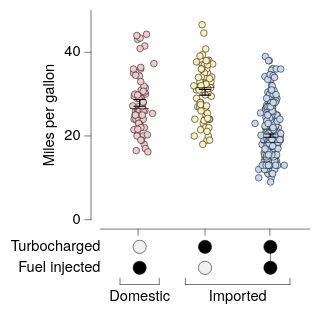

The specification (Vega-Lite) saved for this image:
### Vega-Lite specification from a JSON file in a GitHub repository (floating-point values rounded to 4 significant figures; data arrays with more than 128 entries replaced by an {"elided": "..."} marker saying what was removed)
{"background": null, "config": {"arc": {"fill": "#DBDBDB", "fillOpacity": 1.0, "innerRadius": 25.0, "padAngle": 0.03, "stroke": "black", "strokeOpacity": 1, "strokeWidth": 0.25}, "area": {"fill": "#DBDBDB", "fillOpacity": 1.0, "stroke": "black", "strokeOpacity": 1, "strokeWidth": 0.25}, "axis": {"domain": true, "domainCap": "round", "domainColor": "black", "domainWidth": 0.25, "grid": false, "gridCap": "round", "gridColor": "#F1F1F1", "gridDash": [0, 0], "gridOpacity": 1.0, "gridWidth": 0.25, "labelColor": "black", "labelFont": "HelveticaNeue", "labelFontSize": 7, "labelFontStyle": "normal", "labelFontWeight": 400, "offset": 4.5, "ticks": true, "tickCap": "round", "tickColor": "black", "tickSize": 3, "tickWidth": 0.25, "titleColor": "black", "titleFont": "HelveticaNeue", "titleFontSize": 7, "titleFontStyle": "normal", "titleFontWeight": 400}, "axisX": {"domain": true, "labelAlign": "center", "labelAngle": 0, "labels": true, "ticks": true, "translate": 0}, "axisY": {"domain": true, "labelAlign": "right", "labelAngle": 0, "labels": true, "ticks": true, "translate": 0}, "axisRight": {"domain": true, "labelAlign": "left", "labelAngle": 0, "labels": true, "ticks": true, "translate": 0}, "axisTop": {"domain": true, "labelAlign": "center", "labelAngle": 0, "labels": true, "ticks": true, "translate": 0}, "bar": {"fill": "#DBDBDB", "fillOpacity": 1.0, "stroke": "black", "strokeOpacity": 1, "strokeWidth": 0.25}, "boxplot": {"size": 9.0, "ticks": {"cornerRadius": 0.25, "fill": "black", "size": 4.5, "thickness": 0.25}, "box": {"fillOpacity": 1.0, "stroke": "black", "strokeOpacity": 1, "strokeWidth": 0.25}, "median": {"fill": "black", "fillOpacity": 1.0, "size": 9.0, "thickness": 0.25}, "rule": {"fill": "black", "fillOpacity": 1.0, "size": 10.0, "stroke": "black", "strokeDash": [0, 0], "strokeOpacity": 1, "strokeWidth": 0.25}, "outliers": {"color": "black", "fill": "black", "fillOpacity": 1.0, "size": 0, "stroke": "black", "strokeOpacity": 1, "strokeWidth": 0.25}}, "circle": {"fill": "black", "fillOpacity": 1.0, "size": 0.5, "stroke": "black", "strokeOpacity": 1, "strokeWidth": 0.25}, "errorband": {"band": {"fillOpacity": 0.6, "stroke": null, "strokeWidth": 0.25, "strokeOpacity": 1}, "borders": {"opacity": 0, "strokeOpacity": 0.25, "strokeWidth": 1}}, "errorbar": {"opacity": 1, "rule": {"strokeDash": [0, 0], "strokeWidth": 0.5}, "ticks": {"color": "black", "cornerRadius": 0.25, "opacity": 1, "size": 6.0, "thickness": 0.5}, "thickness": 0.5}, "font": "HelveticaNeue", "geoshape": {"fill": "#DBDBDB", "fillOpacity": 1.0, "stroke": "black", "strokeOpacity": 1, "strokeWidth": 0.25}, "header": {"labelColor": "black", "labelFont": "HelveticaNeue", "labelFontSize": 7, "labelFontStyle": "normal", "labelFontWeight": 400, "titleColor": "black", "titleFont": "HelveticaNeue", "titleFontSize": 7, "titleFontStyle": "normal", "titleFontWeight": 400, "titlePadding": 0}, "legend": {"disable": false, "offset": 4.5, "gradientLength": 50.0, "gradientThickness": 5.0, "gradientOpacity": 1.0, "gradientStrokeColor": "black", "gradientStrokeWidth": 0.25, "labelColor": "black", "labelFont": "HelveticaNeue", "labelFontSize": 7, "labelFontStyle": "normal", "labelFontWeight": 400, "strokeColor": "black", "strokeWidth": 0, "symbolSize": 42, "symbolStrokeColor": "black", "symbolStrokeWidth": 0.25, "titleColor": "black", "titleFont": "HelveticaNeue", "titleFontSize": 7, "titleFontStyle": "normal", "titleFontWeight": 400}, "line": {"color": "black", "stroke": "black", "strokeCap": "round", "strokeDash": [0, 0], "strokeOpacity": 1, "strokeWidth": 0.375}, "point": {"filled": true, "fill": "#DBDBDB", "fillOpacity": 1.0, "size": 5.0, "stroke": "black", "strokeOpacity": 1, "strokeWidth": 0.25}, "range": {"category": ["#C6D9F1", "#F1C9CB", "#FEF0B9", "#CEE37A", "#7AA8E0", "#E589A3", "#FDDD5D", "#68B961", "#4177B1", "#C35082", "#E5C227", "#438156"], "diverging": {"scheme": ["#C35082", "#CE6D94", "#D989A7", "#E2A4BA", "#EABFCE", "#F1DBE2", "#F6F6F6", "#D7E0EB", "#B9CBE0", "#9BB6D5", "#7DA1C9", "#5F8CBD", "#4177B1"]}, "heatmap": {"scheme": ["#DFE9F7", "#C6D9F1", "#ADC8EC", "#94B8E6", "#7AA8E0", "#6097DA", "#4D87CA", "#4177B1", "#386898", "#2F597F", "#264A69", "#1D3A58"]}, "ordinal": {"scheme": ["#F1F1F1", "#DBDBDB", "#C6C6C6", "#B2B2B2", "#9D9D9D", "#898989", "#767676", "#636363", "#515151", "#404040", "#2F2F2F", "#1F1F1F"]}, "ramp": {"scheme": ["#DFE9F7", "#C6D9F1", "#ADC8EC", "#94B8E6", "#7AA8E0", "#6097DA", "#4D87CA", "#4177B1", "#386898", "#2F597F", "#264A69", "#1D3A58"]}}, "rule": {"color": "black", "stroke": "black", "strokeCap": "round", "strokeDash": [2, 2], "strokeOpacity": 1, "strokeWidth": 0.25}, "scale": {"bandPaddingInner": 0.1, "bandPaddingOuter": 0.1, "round": false}, "rect": {"fill": "#DBDBDB", "fillOpacity": 1.0, "stroke": "black", "strokeOpacity": 1, "strokeWidth": 0.25}, "square": {"fill": "#DBDBDB", "fillOpacity": 1.0, "size": 10.0, "stroke": "black", "strokeOpacity": 1, "strokeWidth": 0.25}, "text": {"color": "black", "font": "HelveticaNeue", "fontSize": 7, "fontStyle": "normal", "fontWeight": 400}, "title": {"anchor": "middle", "frame": "group", "color": "black", "font": "HelveticaNeue", "fontSize": 7, "fontStyle": "normal", "fontWeight": 400, "subtitleColor": "black", "subtitleFont": "HelveticaNeue", "subtitleFontSize": "HelveticaNeue", "subtitleFontStyle": "normal", "subtitleFontWeight": 400}, "view": {"continuousWidth": 100, "continuousHeight": 100, "discreteWidth": 100, "discreteHeight": 100, "fill": null, "stroke": null, "strokeWidth": 0.25}}, "vconcat": [{"layer": [{"data": {"name": "data-5a85ede2053d4aec77293cfb476ae07b"}, "mark": {"type": "circle", "opacity": 1.0, "size": 10.0}, "encoding": {"color": {"field": "Origin", "legend": null, "sort": ["USA", "Europe", "Japan"], "title": null, "type": "nominal"}, "x": {"axis": {"labels": false, "title": null}, "field": "Origin", "sort": ["USA", "Europe", "Japan"], "title": "Origin", "type": "nominal"}, "xOffset": {"field": "jitter_x", "scale": {"domain": [-7.33, 7.33], "range": [5.17, 19.83]}, "type": "quantitative"}, "y": {"field": "Miles_per_Gallon", "title": "Miles per gallon", "type": "quantitative"}}}, {"data": {"name": "data-f585050fb363688bd3b748ad11414085"}, "mark": {"type": "errorbar"}, "encoding": {"x": {"axis": {"labels": false, "title": null}, "field": "Origin", "sort": ["USA", "Europe", "Japan"], "title": "Origin", "type": "nominal"}, "y": {"field": "__mean", "title": "Miles per gallon", "type": "quantitative"}, "yError": {"field": "__error"}}}, {"data": {"name": "data-5a85ede2053d4aec77293cfb476ae07b"}, "mark": {"type": "boxplot", "box": {"fillOpacity": 0, "strokeOpacity": 0}, "outliers": {"opacity": 0}, "rule": {"strokeOpacity": 0}, "ticks": false}, "encoding": {"x": {"axis": {"labels": false, "title": null}, "field": "Origin", "sort": ["USA", "Europe", "Japan"], "title": "Origin", "type": "nominal"}, "y": {"field": "Miles_per_Gallon", "title": "Miles per gallon", "type": "quantitative"}}}]}, {"layer": [{"data": {"name": "data-e9ffcdc4fcc95feede33106e6d54f958"}, "mark": {"type": "text", "align": "right", "baseline": "middle", "fontSize": 7}, "encoding": {"text": {"field": "__label", "type": "nominal"}, "x": {"value": 0}, "y": {"axis": {"domain": false, "grid": false, "labels": false, "ticks": false, "title": null}, "bandPosition": 0.5, "field": "__label", "scale": {"domain": ["Turbocharged", "Fuel injected"], "range": [0, 20]}, "sort": ["Turbocharged", "Fuel injected"], "type": "nominal"}}}, {"data": {"name": "data-855c1be87197a0061c85a625701bdfa1"}, "mark": {"type": "line", "strokeDash": [0, 0], "strokeWidth": 0.25}, "encoding": {"detail": {"field": "__line_id", "type": "nominal"}, "x": {"axis": {"domain": false, "grid": false, "labels": false, "ticks": false, "title": null}, "field": "__category", "sort": ["USA", "Europe", "Japan"], "type": "nominal"}, "y": {"axis": {"domain": false, "grid": false, "labels": false, "ticks": false, "title": null}, "bandPosition": 0.5, "field": "__label", "scale": {"domain": ["Turbocharged", "Fuel injected"], "range": [0, 20]}, "sort": ["Turbocharged", "Fuel injected"], "type": "nominal"}}}, {"data": {"name": "data-fde25d87044d2be5ff764ab921614913"}, "mark": {"type": "point", "dy": -0.7, "fill": "#F1F1F1", "filled": true, "shape": "circle", "size": 40.0, "strokeWidth": 0.25}, "encoding": {"x": {"axis": {"domain": false, "grid": false, "labels": false, "ticks": false, "title": null}, "field": "__category", "sort": ["USA", "Europe", "Japan"], "type": "nominal"}, "y": {"axis": {"domain": false, "grid": false, "labels": false, "ticks": false, "title": null}, "bandPosition": 0.5, "field": "__label", "scale": {"domain": ["Turbocharged", "Fuel injected"], "range": [0, 20]}, "sort": ["Turbocharged", "Fuel injected"], "type": "nominal"}}}, {"data": {"name": "data-c07417c9758f9ee1232814ed56e56a94"}, "mark": {"type": "point", "color": "black", "dy": -0.7, "filled": true, "shape": "circle", "size": 40.0, "strokeWidth": 0.25}, "encoding": {"x": {"axis": {"domain": false, "grid": false, "labels": false, "ticks": false, "title": null}, "field": "__category", "sort": ["USA", "Europe", "Japan"], "type": "nominal"}, "y": {"axis": {"domain": false, "grid": false, "labels": false, "ticks": false, "title": null}, "bandPosition": 0.5, "field": "__label", "scale": {"domain": ["Turbocharged", "Fuel injected"], "range": [0, 20]}, "sort": ["Turbocharged", "Fuel injected"], "type": "nominal"}}}, {"data": {"values": [{"__dysonsphere__": 1}]}, "mark": {"type": "rule", "color": "black", "strokeDash": [0, 0], "strokeWidth": 0.25}, "encoding": {"x": {"value": 9.375}, "x2": {"value": 28.12}, "y": {"value": 23.0}}}, {"data": {"values": [{"__dysonsphere__": 1}]}, "mark": {"type": "rule", "color": "black", "strokeDash": [0, 0], "strokeWidth": 0.25}, "encoding": {"x": {"value": 9.375}, "y": {"value": 20.0}, "y2": {"value": 23.0}}}, {"data": {"values": [{"__dysonsphere__": 1}]}, "mark": {"type": "rule", "color": "black", "strokeDash": [0, 0], "strokeWidth": 0.25}, "encoding": {"x": {"value": 28.12}, "y": {"value": 20.0}, "y2": {"value": 23.0}}}, {"data": {"name": "data-cbea65e2861bce3c263613efd1b8a039"}, "mark": {"type": "text", "align": "center", "baseline": "top", "color": "black", "fontSize": 7}, "encoding": {"text": {"field": "__slabel", "type": "nominal"}, "x": {"value": 18.75}, "y": {"value": 25.0}}}, {"data": {"values": [{"__dysonsphere__": 1}]}, "mark": {"type": "rule", "color": "black", "strokeDash": [0, 0], "strokeWidth": 0.25}, "encoding": {"x": {"value": 40.62}, "x2": {"value": 90.62}, "y": {"value": 23.0}}}, {"data": {"values": [{"__dysonsphere__": 1}]}, "mark": {"type": "rule", "color": "black", "strokeDash": [0, 0], "strokeWidth": 0.25}, "encoding": {"x": {"value": 40.62}, "y": {"value": 20.0}, "y2": {"value": 23.0}}}, {"data": {"values": [{"__dysonsphere__": 1}]}, "mark": {"type": "rule", "color": "black", "strokeDash": [0, 0], "strokeWidth": 0.25}, "encoding": {"x": {"value": 90.62}, "y": {"value": 20.0}, "y2": {"value": 23.0}}}, {"data": {"name": "data-8ffed4688d1cea6faf2d4c83dc30674f"}, "mark": {"type": "text", "align": "center", "baseline": "top", "color": "black", "fontSize": 7}, "encoding": {"text": {"field": "__slabel", "type": "nominal"}, "x": {"value": 65.62}, "y": {"value": 25.0}}}], "height": 34.0, "view": {"fill": null, "stroke": null}, "width": 100}], "resolve": {"scale": {"x": "shared"}}, "spacing": 0, "$schema": "https://vega.github.io/schema/vega-lite/v6.4.1.json", "datasets": {"data-5a85ede2053d4aec77293cfb476ae07b": {"elided": "398 records"}, "data-f585050fb363688bd3b748ad11414085": [{"Origin": "Japan", "__mean": 30.45, "__error": 0.6852, "__dysonsphere__": 1}, {"Origin": "Europe", "__mean": 27.89, "__error": 0.8037, "__dysonsphere__": 1}, {"Origin": "USA", "__mean": 20.08, "__error": 0.4058, "__dysonsphere__": 1}], "data-e9ffcdc4fcc95feede33106e6d54f958": [{"__label": "Turbocharged", "__dysonsphere__": 1}, {"__label": "Fuel injected", "__dysonsphere__": 1}], "data-855c1be87197a0061c85a625701bdfa1": [{"__category": "USA", "__label": "Turbocharged", "__line_id": "USA_0_1", "__dysonsphere__": 1}, {"__category": "USA", "__label": "Fuel injected", "__line_id": "USA_0_1", "__dysonsphere__": 1}], "data-fde25d87044d2be5ff764ab921614913": [{"__label": "Turbocharged", "__category": "Europe", "__value": "−", "__dysonsphere__": 1}, {"__label": "Fuel injected", "__category": "Japan", "__value": "−", "__dysonsphere__": 1}], "data-c07417c9758f9ee1232814ed56e56a94": [{"__label": "Turbocharged", "__category": "USA", "__value": "+", "__dysonsphere__": 1}, {"__label": "Turbocharged", "__category": "Japan", "__value": "+", "__dysonsphere__": 1}, {"__label": "Fuel injected", "__category": "USA", "__value": "+", "__dysonsphere__": 1}, {"__label": "Fuel injected", "__category": "Europe", "__value": "+", "__dysonsphere__": 1}], "data-cbea65e2861bce3c263613efd1b8a039": [{"__slabel": "Domestic", "__dysonsphere__": 1}], "data-8ffed4688d1cea6faf2d4c83dc30674f": [{"__slabel": "Imported", "__dysonsphere__": 1}]}}
